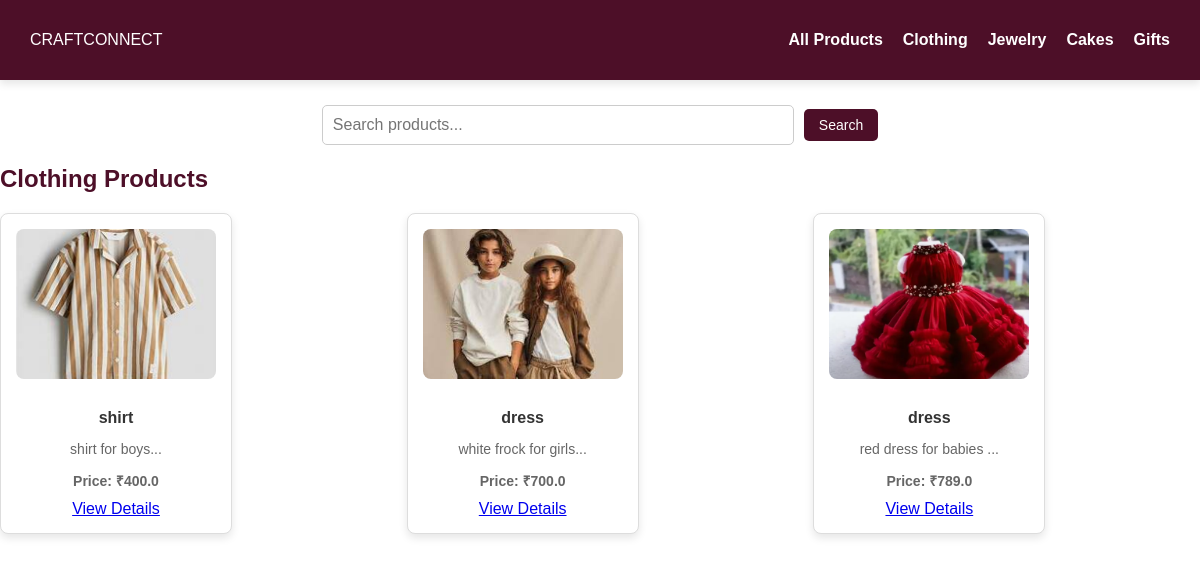
Screenshot of /products/Clothing with the database file from the repository.
### tables this page shows
CREATE TABLE products (
            id INTEGER PRIMARY KEY AUTOINCREMENT,
            name TEXT NOT NULL,
            description TEXT NOT NULL,
            price REAL NOT NULL,
            image TEXT NOT NULL,
            manufacturer_id INTEGER, approved INTEGER DEFAULT 0, category TEXT, stock_limit INTEGER DEFAULT NULL, size_chart TEXT,
            FOREIGN KEY (manufacturer_id) REFERENCES users (id)
        );

### app.py (the view)
@app.route('/products/<category>', methods=['GET', 'POST'])
def products_by_category(category):
    search_query = request.args.get('search', '').strip()  # Get the search query from the URL parameters
    conn = sqlite3.connect("craftconnect.db")
    cursor = conn.cursor()
    if search_query:  # If a search query is provided
        cursor.execute("""
            SELECT * FROM products
            WHERE category = ? AND (name LIKE ? OR description LIKE ?)
        """, (category, f'%{search_query}%', f'%{search_query}%'))
    else:  # If no search query, display all products in the category
        cursor.execute("SELECT * FROM products WHERE category = ?", (category,))
    products = cursor.fetchall()
    conn.close()
    return render_template('products.html', products=products, category=category, search_query=search_query)

### templates/products.html (shortened to what this page needs)
<!DOCTYPE html>
<html lang="en">
<head>
    <link rel="stylesheet" href="{{ url_for('static', filename='css/styles.css') }}">
</head>
<body>
    <nav class="navbar">
        <div class="logo">CRAFTCONNECT</div>
        <ul class="nav-links">
            <li><a href="{{ url_for('browse_products') }}">All Products</a></li>
            <li><a href="{{ url_for('products_by_category', category='Clothing') }}">Clothing</a></li>
            <li><a href="{{ url_for('products_by_category', category='Jewelry') }}">Jewelry</a></li>
            <li><a href="{{ url_for('products_by_category', category='Cakes') }}">Cakes</a></li>
            <li><a href="{{ url_for('products_by_category', category='Gifts') }}">Gifts</a></li>
        </ul>
    </nav>
    <section class="search-bar">
        <form action="{{ url_for('products_by_category', category=category) }}" method="GET">
            <input type="text" name="search" placeholder="Search products..." value="{{ search_query }}">
            <button type="submit">Search</button>
        </form>
    </section>
    <section class="products-container">
        <h1>{{ category }} Products</h1>
        {% if products %}
        <div class="products-grid">
            {% for product in products %}
            <div class="product-card">
                <img src="{{ url_for('static', filename='uploads/' + product[4]) }}" alt="{{ product[1] }}">
                <h3>{{ product[1] }}</h3>
                <p>{{ product[2][:100] }}...</p>
                <p class="price">Price: ₹{{ product[3] }}</p>
                <a href="{{ url_for('product_details', product_id=product[0]) }}">View Details</a>
            </div>
            {% endfor %}
        </div>
        {% else %}
        <p>No products found in this category.</p>
        {% endif %}
    </section>
</body>
</html>

### static/css/styles.css (style rules this page uses)
body { margin: 0; padding: 0; font-family: Arial, sans-serif; background: white; color: #4D0F28; min-height: 100vh; box-sizing: border-box; }
.navbar { display: flex; justify-content: space-between; align-items: center; padding: 15px 30px; background: #4D0F28; color: white; box-shadow: 0px 4px 8px rgba(0, 0, 0, 0.1); }
.nav-links { list-style: none; display: flex; gap: 20px; }
.nav-links a { text-decoration: none; color: white; font-size: 16px; font-weight: bold; transition: color 0.3s ease; }
.products-grid { display: grid; grid-template-columns: repeat(auto-fit, minmax(250px, 1fr)); gap: 20px; justify-content: center; }
.product-card { background: #fff; color: #4D0F28; padding: 20px; box-shadow: 0px 4px 8px rgba(0, 0, 0, 0.15); text-align: center; border-radius: 8px; transition: transform 0.3s ease, box-shadow 0.3s ease; width: 250px; }
.product-card img { width: 100%; height: 200px; object-fit: cover; border-radius: 5px; margin-bottom: 15px; }
.product-card h3 { font-size: 18px; color: #4D0F28; margin-bottom: 10px; }
.product-card p { font-size: 16px; color: #666; margin-bottom: 10px; }
input, button { width: 100%; padding: 10px; margin-top: 5px; }
.product-card { background-color: #fff; border: 1px solid #ddd; border-radius: 8px; width: 200px; padding: 15px; text-align: center; box-shadow: 0 4px 8px rgba(0, 0, 0, 0.1); }
.product-card img { width: 100%; height: 150px; object-fit: cover; border-radius: 8px; margin-bottom: 10px; }
.product-card h3 { font-size: 16px; color: #333; margin-bottom: 5px; }
.product-card p { font-size: 14px; color: #666; margin-bottom: 10px; }
.search-bar { margin: 20px; text-align: center; }
.search-bar form { display: inline-flex; align-items: center; gap: 10px; }
.search-bar input[type="text"] { width: 450px; padding: 10px; border: 1px solid #ccc; border-radius: 5px; font-size: 16px; }
.search-bar button { background-color: #4D0F28; color: white; border: none; padding: 8px 15px; font-size: 14px; border-radius: 5px; cursor: pointer; width: auto; white-space: nowrap; }
.price { font-size: 18px; font-weight: bold; color: #4D0F28; }

### rows the page displays
products: image+name (picture), name "shirt", description "shirt for boys", price "400.0"
products: image (picture), name "dress", description "white frock for girls", price "700.0"
products: image (picture), name "dress", description "red dress for babies", price "789.0"

### other values shown
{{ category }} "Clothing"
